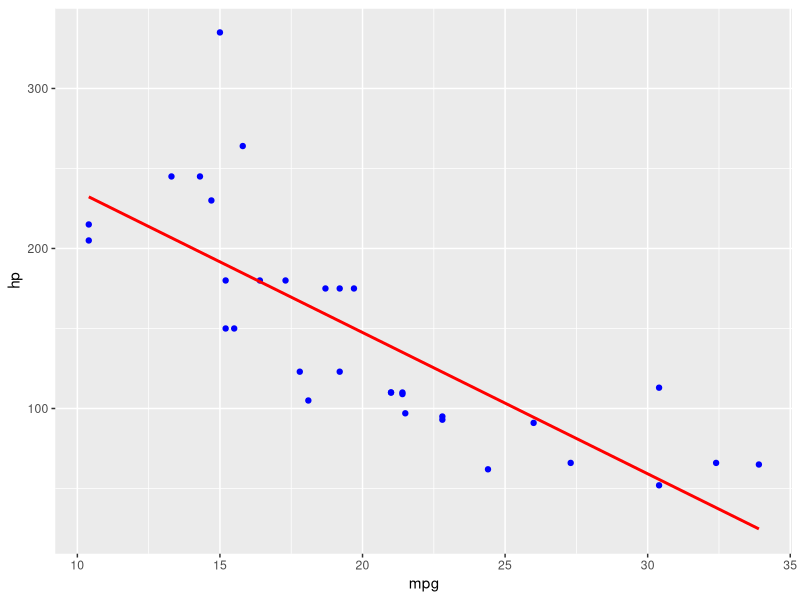
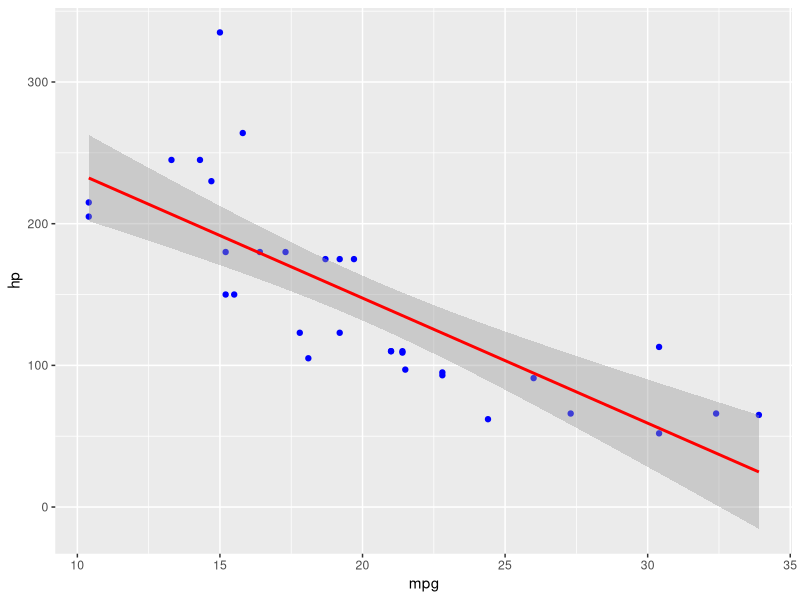
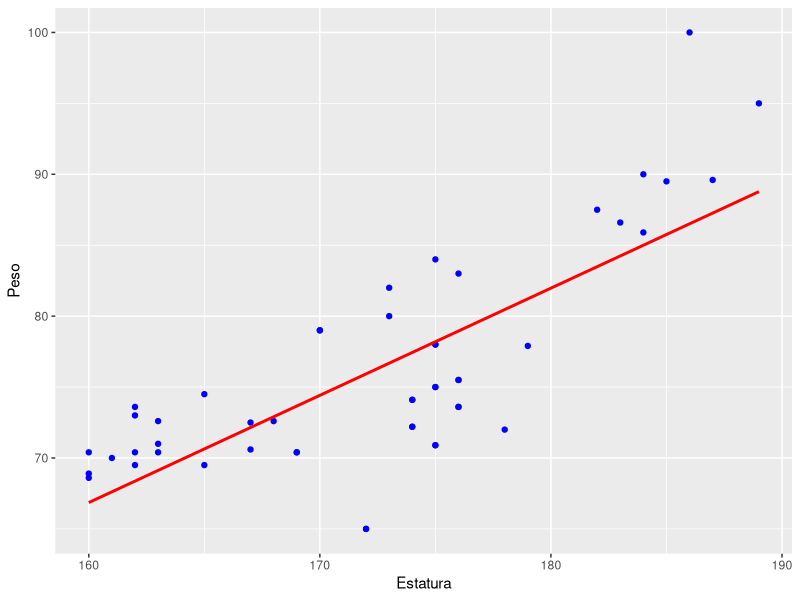
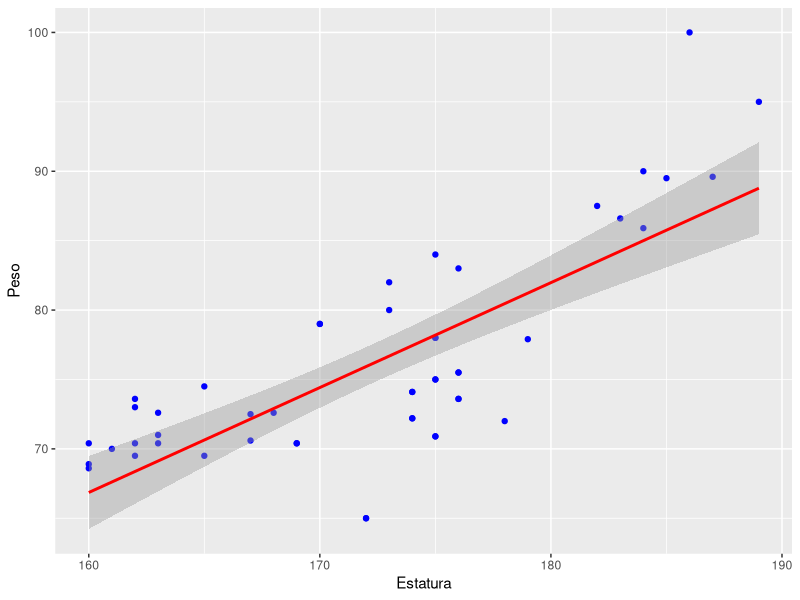

Recreate these plots in R, in order. (Note: this script raises an error after producing the figures.)
library(ggplot2)
library(tidyverse)
slope <- function(x, y){
  sum((x - mx)*(y - my)) / sum((x-mx)^2)
}

intersection <- function(x, y){
  b <- slope(x, y)
  mean(y) - b * mean(x)
}

head(mtcars)

tail(mtcars)

dim(mtcars)

y <- mtcars$mpg

head(y)

my <- mean(mtcars$mpg)

x <- mtcars$hp

head(x)

mx <- mean(mtcars$hp)
mx

cxy <- cov(x, y)

cxy

b <- slope(x, y)

b

a <- intersection(x, y)

a

lm.hp <- lm(mtcars$mpg ~ mtcars$hp)

lm.hp

ggplot(data = mtcars, aes(x = mpg, y = hp)) + 
  geom_point(color='blue') +
  geom_smooth(method = "lm", se = FALSE, color = 'red')

ggplot(data = mtcars, aes(x = mpg, y = hp)) + 
  geom_point(color='blue') +
  geom_smooth(method = "lm", color = 'red')

#Apply to HW: Estatura-Peso
###Cargamos los datos###
BaseIntPol <- read.csv("estatura-peso.csv")
BaseIntPol
###Mostramos las variables###
names(BaseIntPol)

#Axis Y
y <- BaseIntPol$Peso
head(y)
my <- mean(BaseIntPol$Peso)

#Axis X
x <- BaseIntPol$Estatura
head(x)
mx <- mean(BaseIntPol$Estatura)
mx

#Varianza
cxy <- cov(x, y)
cxy


b <- slope(x, y)
b

a <- intersection(x, y)
a

lm.hp <- lm(BaseIntPol$Peso ~ BaseIntPol$Estatura)

lm.hp

ggplot(data = BaseIntPol, aes(x = Estatura, y = Peso)) + 
  geom_point(color='blue') +
  geom_smooth(method = "lm", se = FALSE, color = 'red')

ggplot(data = BaseIntPol, aes(x = Estatura, y = Peso)) + 
  geom_point(color='blue') +
  geom_smooth(method = "lm", color = 'red')


datos <- read.csv("peso.csv")
datos
datos[,"14"]
mean(datos, 1)













